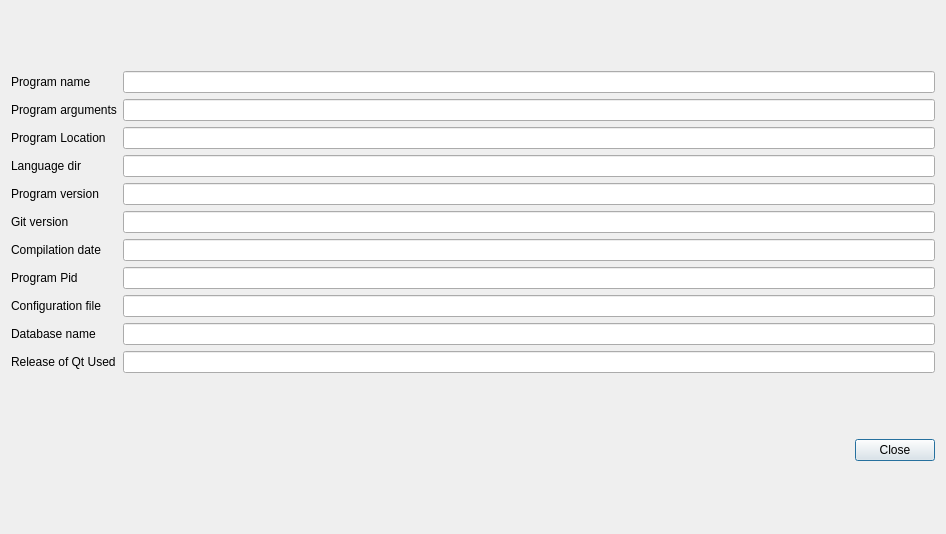
<?xml version="1.0" encoding="UTF-8"?>
<ui version="4.0">
 <class>DialogSystemInfo</class>
 <widget class="QDialog" name="DialogSystemInfo">
  <property name="geometry">
   <rect>
    <x>0</x>
    <y>0</y>
    <width>946</width>
    <height>534</height>
   </rect>
  </property>
  <property name="windowTitle">
   <string>System information</string>
  </property>
  <layout class="QHBoxLayout" name="horizontalLayout_3">
   <item>
    <layout class="QVBoxLayout" name="verticalLayout_3">
     <item>
      <layout class="QHBoxLayout" name="horizontalLayout">
       <item>
        <layout class="QVBoxLayout" name="verticalLayout">
         <item>
          <widget class="QLabel" name="labelNme">
           <property name="text">
            <string>Program name</string>
           </property>
          </widget>
         </item>
         <item>
          <widget class="QLabel" name="labelNameProgramArguments">
           <property name="text">
            <string>Program arguments</string>
           </property>
          </widget>
         </item>
         <item>
          <widget class="QLabel" name="labelNameProgramLocation">
           <property name="text">
            <string>Program Location</string>
           </property>
          </widget>
         </item>
         <item>
          <widget class="QLabel" name="labelNameLanguageDir">
           <property name="text">
            <string>Language dir</string>
           </property>
          </widget>
         </item>
         <item>
          <widget class="QLabel" name="labelVersion">
           <property name="text">
            <string>Program version</string>
           </property>
          </widget>
         </item>
         <item>
          <widget class="QLabel" name="labelGitVersion">
           <property name="text">
            <string>Git version</string>
           </property>
          </widget>
         </item>
         <item>
          <widget class="QLabel" name="labelDateCompilation">
           <property name="text">
            <string>Compilation date</string>
           </property>
          </widget>
         </item>
         <item>
          <widget class="QLabel" name="labelPid">
           <property name="text">
            <string>Program Pid</string>
           </property>
          </widget>
         </item>
         <item>
          <widget class="QLabel" name="labelConfiguration">
           <property name="text">
            <string>Configuration file</string>
           </property>
          </widget>
         </item>
         <item>
          <widget class="QLabel" name="labelDatabase">
           <property name="text">
            <string>Database name</string>
           </property>
          </widget>
         </item>
         <item>
          <widget class="QLabel" name="labelQtVersion">
           <property name="text">
            <string>Release of Qt Used</string>
           </property>
          </widget>
         </item>
        </layout>
       </item>
       <item>
        <layout class="QVBoxLayout" name="verticalLayout_2">
         <item>
          <widget class="QLineEdit" name="lineEditName">
           <property name="readOnly">
            <bool>true</bool>
           </property>
          </widget>
         </item>
         <item>
          <widget class="QLineEdit" name="lineEditProgramArguments">
           <property name="readOnly">
            <bool>true</bool>
           </property>
          </widget>
         </item>
         <item>
          <widget class="QLineEdit" name="lineEditLocation">
           <property name="readOnly">
            <bool>true</bool>
           </property>
          </widget>
         </item>
         <item>
          <widget class="QLineEdit" name="lineEditLanguageDir">
           <property name="readOnly">
            <bool>true</bool>
           </property>
          </widget>
         </item>
         <item>
          <widget class="QLineEdit" name="lineEditVersion">
           <property name="readOnly">
            <bool>true</bool>
           </property>
          </widget>
         </item>
         <item>
          <widget class="QLineEdit" name="lineEditGitVersion">
           <property name="readOnly">
            <bool>true</bool>
           </property>
          </widget>
         </item>
         <item>
          <widget class="QLineEdit" name="lineEditDateCompilation">
           <property name="readOnly">
            <bool>true</bool>
           </property>
          </widget>
         </item>
         <item>
          <widget class="QLineEdit" name="lineEditPid">
           <property name="readOnly">
            <bool>true</bool>
           </property>
          </widget>
         </item>
         <item>
          <widget class="QLineEdit" name="lineEditConfiguration">
           <property name="readOnly">
            <bool>true</bool>
           </property>
          </widget>
         </item>
         <item>
          <widget class="QLineEdit" name="lineEditDatabase">
           <property name="readOnly">
            <bool>true</bool>
           </property>
          </widget>
         </item>
         <item>
          <widget class="QLineEdit" name="lineEditQtVersion">
           <property name="readOnly">
            <bool>true</bool>
           </property>
          </widget>
         </item>
        </layout>
       </item>
      </layout>
     </item>
     <item>
      <layout class="QHBoxLayout" name="horizontalLayout_2">
       <item>
        <spacer name="horizontalSpacer">
         <property name="orientation">
          <enum>Qt::Horizontal</enum>
         </property>
         <property name="sizeHint" stdset="0">
          <size>
           <width>40</width>
           <height>20</height>
          </size>
         </property>
        </spacer>
       </item>
       <item>
        <widget class="QPushButton" name="pushButtonClose">
         <property name="text">
          <string>Close</string>
         </property>
        </widget>
       </item>
      </layout>
     </item>
    </layout>
   </item>
  </layout>
 </widget>
 <resources/>
 <connections>
  <connection>
   <sender>pushButtonClose</sender>
   <signal>clicked()</signal>
   <receiver>DialogSystemInfo</receiver>
   <slot>close()</slot>
   <hints>
    <hint type="sourcelabel">
     <x>414</x>
     <y>182</y>
    </hint>
    <hint type="destinationlabel">
     <x>232</x>
     <y>102</y>
    </hint>
   </hints>
  </connection>
 </connections>
</ui>
